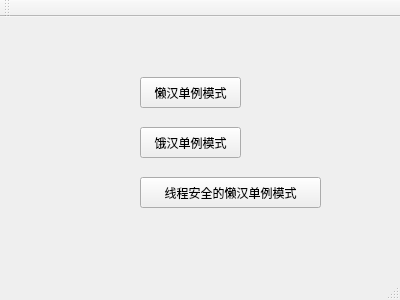
<?xml version="1.0" encoding="UTF-8"?>
<ui version="4.0">
 <class>MainWindow</class>
 <widget class="QMainWindow" name="MainWindow">
  <property name="geometry">
   <rect>
    <x>0</x>
    <y>0</y>
    <width>400</width>
    <height>300</height>
   </rect>
  </property>
  <property name="windowTitle">
   <string>MainWindow</string>
  </property>
  <widget class="QWidget" name="centralWidget">
   <widget class="QPushButton" name="pushButton">
    <property name="geometry">
     <rect>
      <x>140</x>
      <y>60</y>
      <width>101</width>
      <height>31</height>
     </rect>
    </property>
    <property name="text">
     <string>懒汉单例模式</string>
    </property>
   </widget>
   <widget class="QPushButton" name="pushButton_2">
    <property name="geometry">
     <rect>
      <x>140</x>
      <y>110</y>
      <width>101</width>
      <height>31</height>
     </rect>
    </property>
    <property name="text">
     <string>饿汉单例模式</string>
    </property>
   </widget>
   <widget class="QPushButton" name="pushButton_3">
    <property name="geometry">
     <rect>
      <x>140</x>
      <y>160</y>
      <width>181</width>
      <height>31</height>
     </rect>
    </property>
    <property name="text">
     <string>线程安全的懒汉单例模式</string>
    </property>
   </widget>
  </widget>
  <widget class="QMenuBar" name="menuBar">
   <property name="geometry">
    <rect>
     <x>0</x>
     <y>0</y>
     <width>400</width>
     <height>23</height>
    </rect>
   </property>
  </widget>
  <widget class="QToolBar" name="mainToolBar">
   <attribute name="toolBarArea">
    <enum>TopToolBarArea</enum>
   </attribute>
   <attribute name="toolBarBreak">
    <bool>false</bool>
   </attribute>
  </widget>
  <widget class="QStatusBar" name="statusBar"/>
 </widget>
 <layoutdefault spacing="6" margin="11"/>
 <resources/>
 <connections/>
</ui>
